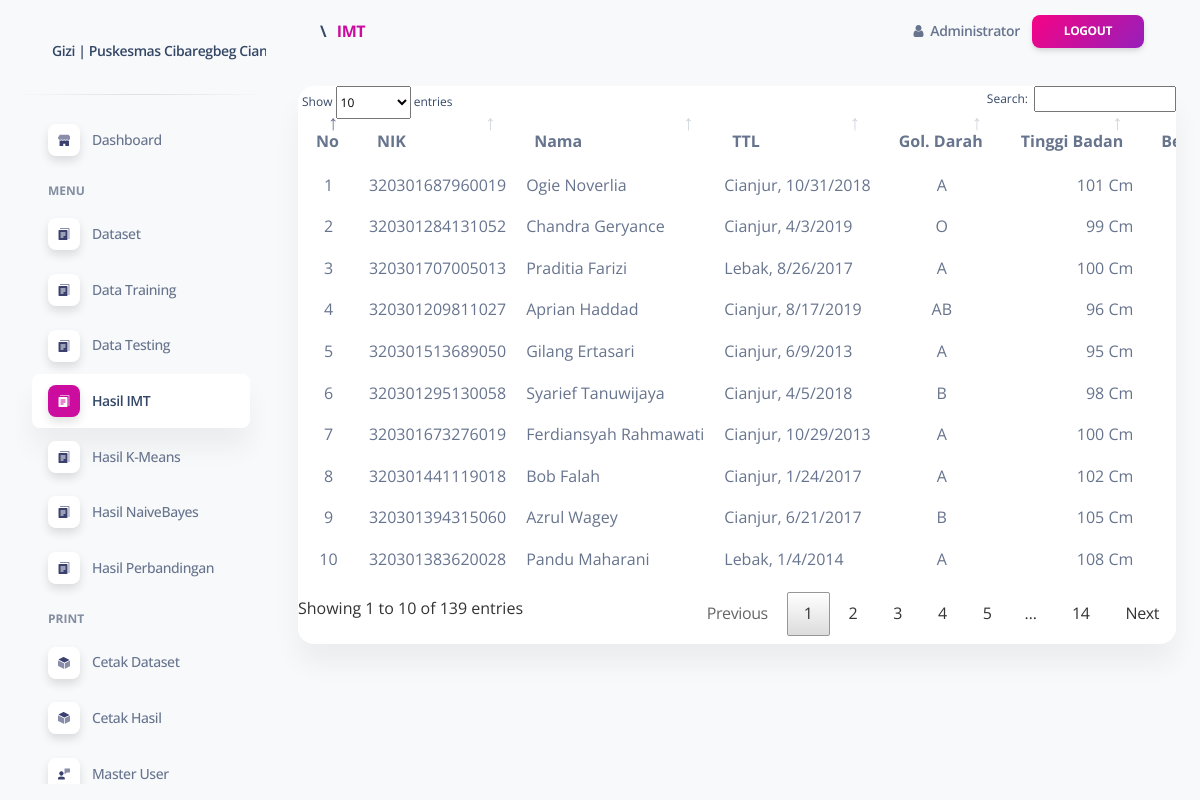
/portal/media.php?module=IMT (signed in), run on the app's committed database.
### tables this page shows
CREATE TABLE `dataset` (
  `id` int(255) NOT NULL,
  `nik` varchar(255) NOT NULL,
  `nama` varchar(255) NOT NULL,
  `tb` varchar(255) NOT NULL,
  `bb` varchar(255) NOT NULL,
  `jenisKelamin` varchar(255) NOT NULL,
  `tanggalLahir` varchar(20) NOT NULL,
  `golDar` varchar(10) NOT NULL,
  `tempatLahir` varchar(255) NOT NULL,
  `jenisData` varchar(255) NOT NULL,
  `IMT_status` varchar(255) NOT NULL
);

### portal/module/IMT/index.php (the view, shortened to what this page needs)
<?php
include_once '../../config/koneksi.php';
$query = mysqli_query($conn, "SELECT * FROM dataset");
?>
<div class="col-sm-12">
    <div class="card">
        <div class="card-body px-0 pt-0 pb-2">
            <div class="table-responsive p-0">
                <table class="table" id="datatablesDataset">
                    <thead class="thead-dark">
                        <tr>
                            <th scope="col" align="center">No</th>
                            <th scope="col">NIK</th>
                            <th scope="col">Nama</th>
                            <th scope="col">TTL</th>
                            <th scope="col">Gol. Darah</th>
                            <th scope="col">Tinggi Badan</th>
                            <th scope="col">Berat Badan</th>
                        </tr>
                    </thead>
                    <tbody>
                        <?php if (mysqli_num_rows($query) > 0) { ?>
                            <?php
                            $no = 1;
                            while ($data = mysqli_fetch_array($query)) {
                            ?>
                                <tr>
                                    <td align="center"><?php echo $no ?></td>
                                    <td><?php echo $data["nik"]; ?></td>
                                    <td><?php echo $data["nama"]; ?></td>
                                    <td><?php echo $data["tempatLahir"] . ", " . $data["tanggalLahir"]; ?></td>
                                    <td align="center"><?php echo $data["golDar"]; ?></td>
                                    <td align="right"><?php echo $data["tb"]; ?> Cm</td>
                                    <td align="right"><?php echo $data["bb"]; ?> Kg</td>
                                </tr>
                            <?php $no++;
                            } ?>
                        <?php } ?>
                    </tbody>
                </table>
            </div>
        </div>
    </div>
</div>

### portal/layout/head.php (style rules this page uses)
th { text-align: left; }

### data on the page
dataset: nik "320301687960019", nama "Ogie Noverlia", tempatLahir "Cianjur", tanggalLahir "10/31/2018", golDar "A", tb "101"
dataset: nik "320301284131052", nama "Chandra Geryance", tempatLahir "Cianjur", tanggalLahir "4/3/2019", golDar "O", tb "99"
dataset: nik "320301707005013", nama "Praditia Farizi", tempatLahir "Lebak", tanggalLahir "8/26/2017", golDar "A", tb "100"
dataset: nik "320301209811027", nama "Aprian Haddad", tempatLahir "Cianjur", tanggalLahir "8/17/2019", golDar "AB", tb "96"
dataset: nik "320301513689050", nama "Gilang Ertasari", tempatLahir "Cianjur", tanggalLahir "6/9/2013", golDar "A", tb "95"
dataset: nik "320301295130058", nama "Syarief Tanuwijaya", tempatLahir "Cianjur", tanggalLahir "4/5/2018", golDar "B", tb "98"
dataset: nik "320301673276019", nama "Ferdiansyah Rahmawati", tempatLahir "Cianjur", tanggalLahir "10/29/2013", golDar "A", tb "100"
dataset: nik "320301441119018", nama "Bob Falah", tempatLahir "Cianjur", tanggalLahir "1/24/2017", golDar "A", tb "102"
dataset: nik "320301394315060", nama "Azrul Wagey", tempatLahir "Cianjur", tanggalLahir "6/21/2017", golDar "B", tb "105"
dataset: nik "320301383620028", nama "Pandu Maharani", tempatLahir "Lebak", tanggalLahir "1/4/2014", golDar "A", tb "108"

### other printed values
TITLE "Gizi | Puskesmas Cibaregbeg…"
implode(" <span style='padding:6px'>\</span> ",$bc) "\\"
$bread['text'] "IMT"
$_SESSION['nama'] "Administrator"
